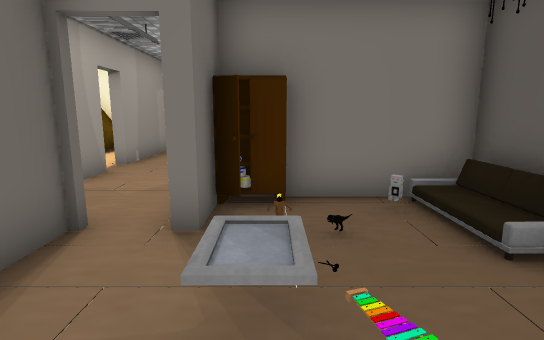
[1] (above)

16 first-person views from a walk through a scene from a Unity 3-D project. The camera is 1.5 m above the floor, tilts 10° down and sees 80° across. Doors are open. The floor is counted in squares, 1 m on a side. Each view is taken from the middle of a square. On the plan, view 1 faces up. The plan holds only what a view shows up to about 15 squares ahead; the rest is blank. The place goes on beyond the plan. Some surface patterns are stand-ins.

[2]
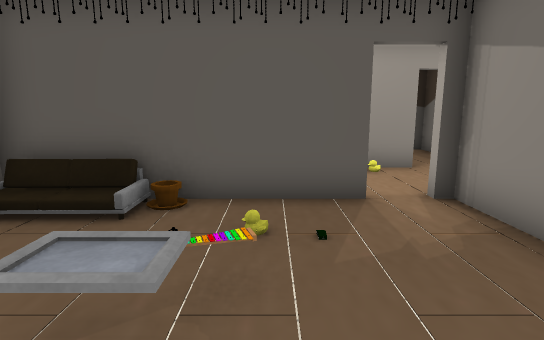

[3]
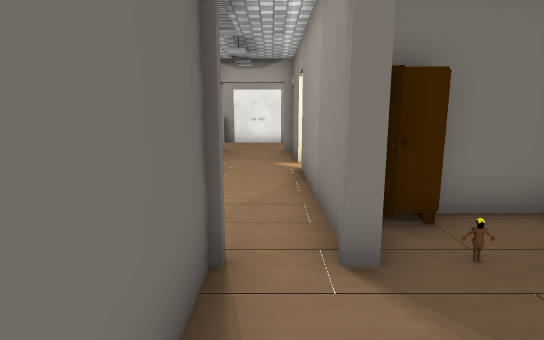

[4]
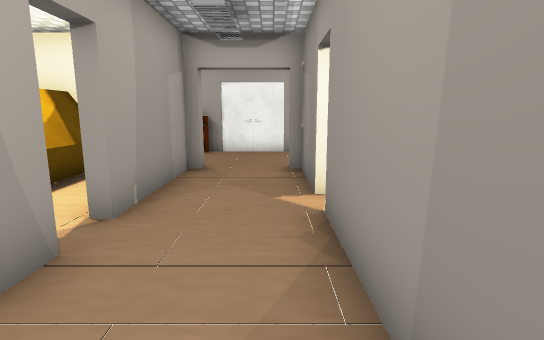

[5]
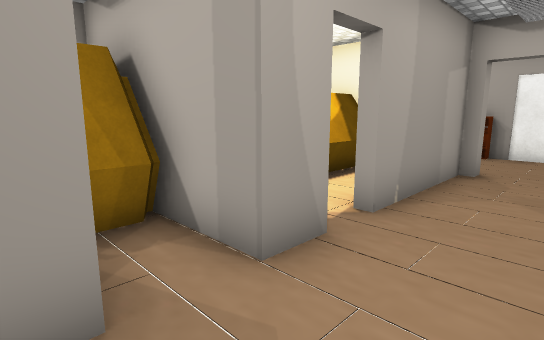

[6]
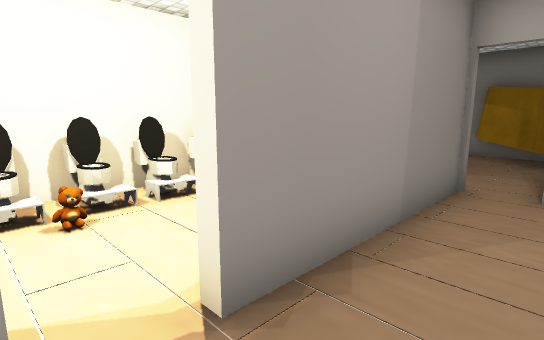

[7]
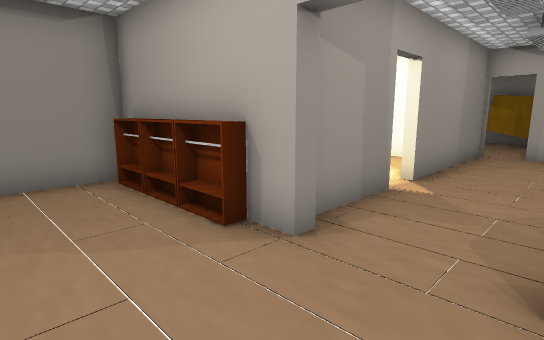

[8]
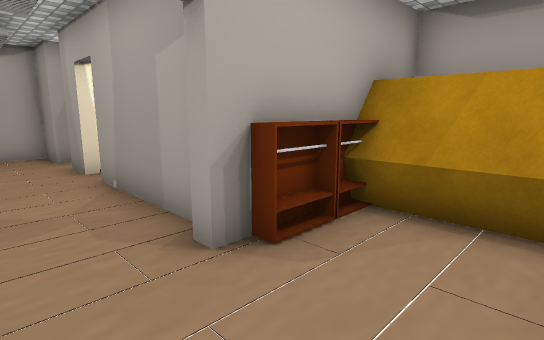

[9]
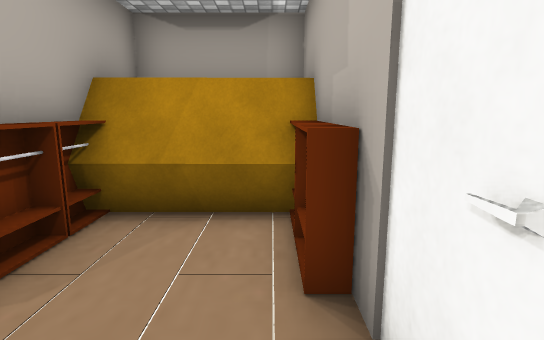

[10]
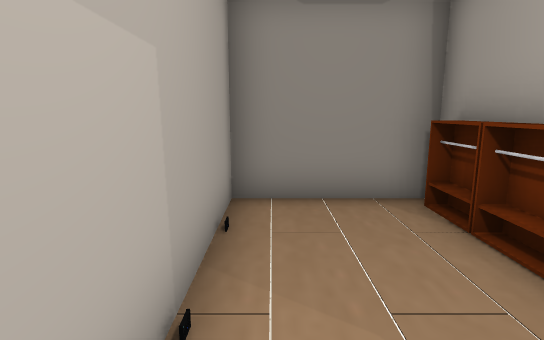

[11]
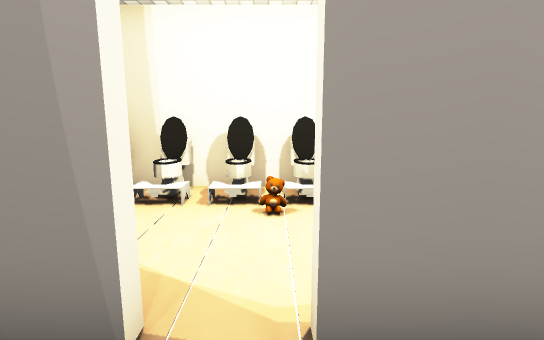

[12]
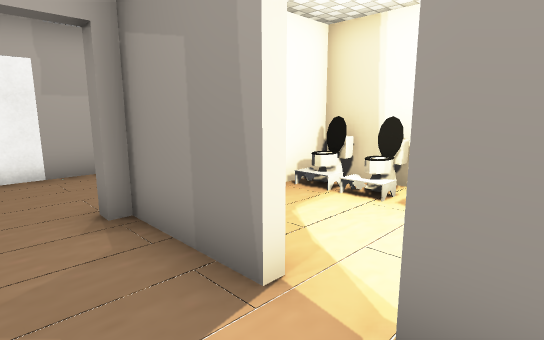

[13]
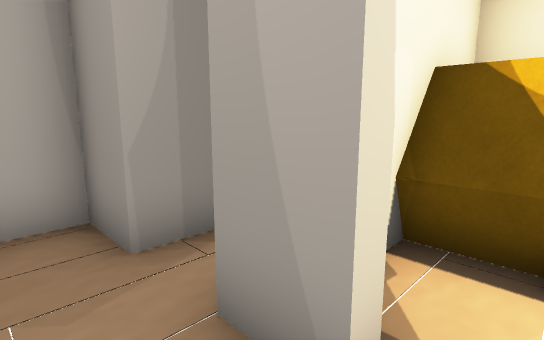

[14]
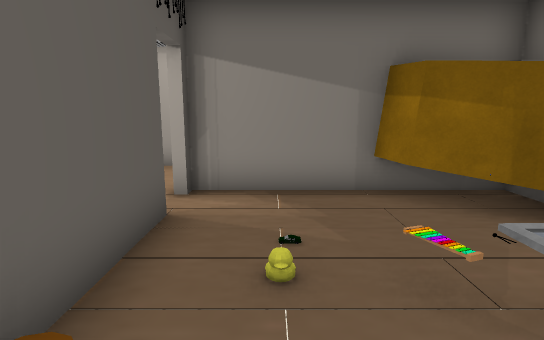

[15]
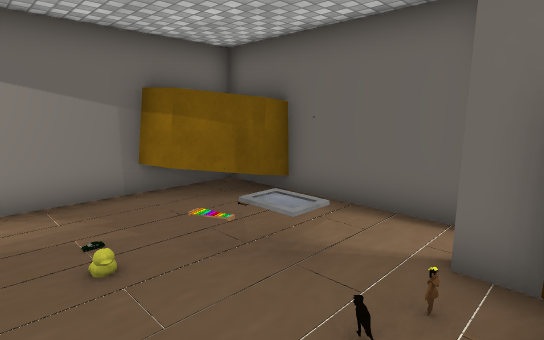

[16]
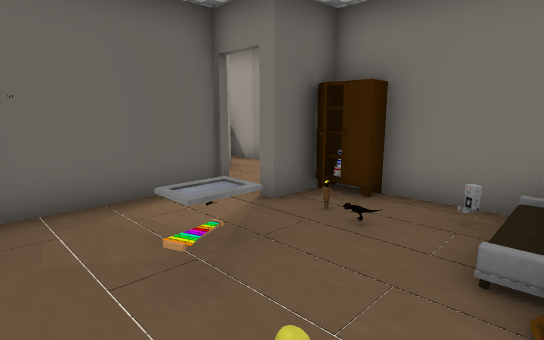

### Floor plan
Ten units are one square. View 1 is at (0, 0); x grows to the right and y downward. Boxes are objects, and circles mark ways between rooms. Rooms are numbered by the first view taken in them; rooms with no view inside come last. Other rooms are left out.
<svg viewBox="-77 -182 122 210">
<path fill="none" stroke="#000" d="M-3 13 0 23M-9 -53 -9 -40 -12 -40M36 8 36 -57 1 -57M-26 1 -19 2 -15 5M-26 -42 -26 16M-24 22 36 22M-43 -84 -43 -71 -72 -71M-12 -109 -12 -137M-61 -68 -61 -60M-63 -69 -63 -61M-65 -68 -65 -61M-54 -56 -43 -56 -43 -42 -26 -42M-66 -69 -66 -63M-43 -137 -43 -94M-12 -40 -12 -97M-45 -141 -39 -141M-15 -141 -5 -141M-66 -138 -66 -115M-69 -137 -69 -119M-67 -174 -66 -141M-69 -177 -69 -141M24 -141 36 -141 36 -177 -71 -177 -71 -141M-66 -89 -66 -74M-69 -88 -69 -75M-71 -86 -71 -75 -48 -75M-67 -71 -61 -68M-72 -71 -66 -69M-65 -135 -65 -113M-65 -174 -65 -141M-65 -89 -65 -74M36 -69 36 -137 24 -137M6 -60 11 -60"/>
<rect x="-5" y="-25" width="10" height="10" fill="#bbb"><title>other object</title></rect>
<rect x="-5" y="-55" width="10" height="10" fill="#bbb"><title>cabinet</title></rect>
<rect x="15" y="-15" width="10" height="10" fill="#bbb"><title>other object</title></rect>
<rect x="15" y="-55" width="10" height="10" fill="#bbb"><title>robot</title></rect>
<rect x="25" y="-35" width="10" height="10" fill="#bbb"><title>sofa</title></rect>
<rect x="-65" y="-145" width="10" height="10" fill="#bbb"><title>other object</title></rect>
<rect x="-65" y="-175" width="10" height="10" fill="#bbb"><title>other object</title></rect>
<rect x="-55" y="-145" width="10" height="10" fill="#bbb"><title>other object</title></rect>
<rect x="-55" y="-175" width="10" height="10" fill="#bbb"><title>other object</title></rect>
<rect x="-5" y="-145" width="10" height="10" fill="#bbb"><title>other object</title></rect>
<rect x="5" y="-145" width="10" height="10" fill="#bbb"><title>other object</title></rect>
<rect x="15" y="-145" width="10" height="10" fill="#bbb"><title>other object</title></rect>
<rect x="25" y="-75" width="10" height="10" fill="#bbb"><title>other object</title></rect>
<rect x="25" y="-85" width="10" height="10" fill="#bbb"><title>toilet</title></rect>
<rect x="25" y="-105" width="10" height="20" fill="#bbb"><title>toilet</title></rect>
<rect x="25" y="-115" width="10" height="10" fill="#bbb"><title>toilet</title></rect>
<rect x="25" y="-125" width="10" height="10" fill="#bbb"><title>toilet</title></rect>
<rect x="25" y="-135" width="10" height="10" fill="#bbb"><title>toilet</title></rect>
<circle cx="-20" cy="-40" r="3" fill="#2a7"/>
<circle cx="-30" cy="-140" r="3" fill="#2a7"/>
<circle cx="-45" cy="-90" r="3" fill="#2a7"/>
<circle cx="-10" cy="-105" r="3" fill="#2a7"/>
<text x="10" y="-20">1</text>
<text x="-30" y="-90">2</text>
<text x="-30" y="-150">3</text>
<text x="20" y="-100">4</text>
</svg>
Room 1 opens to room 2. Room 2 opens to room 3. Room 2 opens to room 4.

Where each view was taken, in squares from view 1:
view 1: 0 up, 0 right, facing up
view 2: 1 up, 2 left, facing right
view 3: 1 up, 2 left, facing up
view 4: 5 up, 2 left, facing up
view 5: 5 up, 2 left, facing up-left
view 6: 11 up, 3 left, facing down-right
view 7: 17 up, 4 left, facing down-right
view 8: 17 up, 2 left, facing down-left
view 9: 17 up, 2 left, facing left
view 10: 17 up, 2 left, facing right
view 11: 10 up, 3 left, facing right
view 12: 9 up, 3 left, facing up-right
view 13: 9 up, 3 left, facing down-left
view 14: 4 up, 2 right, facing down
view 15: 5 up, 3 right, facing down-left
view 16: 0 up, 3 right, facing up-left
